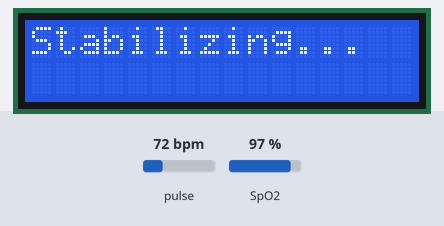
A sketch run on a simulated ESP32. On the bench: 16×2 character LCD. Inputs (shaded band) come from the test bench; at power-on: pulse 72 bpm, SpO2 97 %. WiFi joins after 1.5 s; servers stay silent unless stated; what the sketch prints to the serial monitor is not drawn.

Above: at 7.3 s.
7.4 s: pulse set to 42 bpm
At 11.5 s:
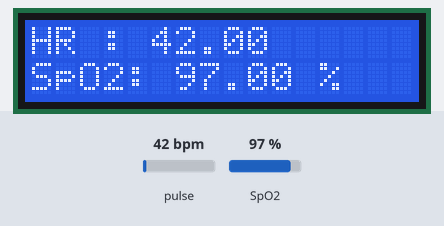
11.7 s: SpO2 set to 80 %
At 12.8 s:
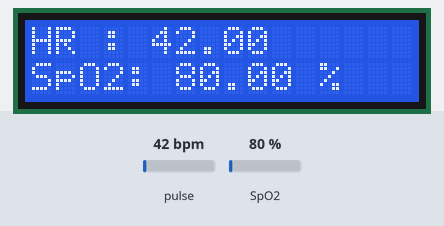
13.4 s: pulse set to 70 bpm
At 14.4 s:
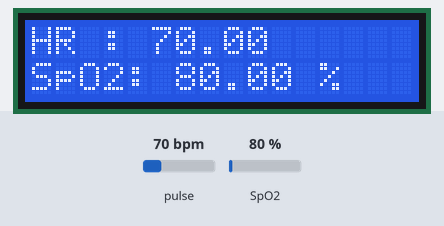
15.4 s: SpO2 set to 85 %
At 17.2 s:
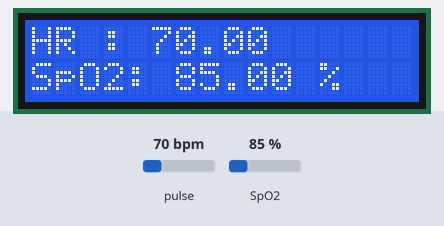
Timing chart, 0 to 18.4 s (numbered marks = the images above; inputs shaded):
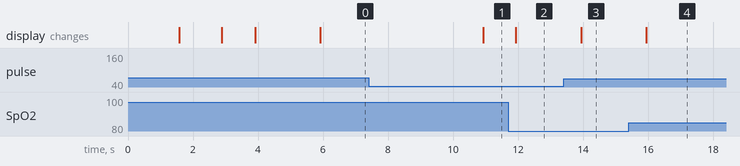

The sketch:

sleep_guardian.ino
```cpp
/***************************************************
 *  Sleep Guardian – Smart Sleep Monitoring System
 *  Board  : ESP32
 *  Sensor : MAX30100
 *  Cloud  : Blynk IoT
 *
 *  NOTE:
 *  - Replace WiFi credentials & Blynk Auth Token
 *  - Do NOT expose real tokens on GitHub
 ***************************************************/

#define BLYNK_TEMPLATE_ID   "TMPL3Km5CfU3Y"
#define BLYNK_TEMPLATE_NAME "MAX30100 Pulse Oximeter"
#define BLYNK_AUTH_TOKEN    "YOUR_BLYNK_AUTH_TOKEN"

#include <Wire.h>
#include "MAX30100_PulseOximeter.h"
#include <WiFi.h>
#include <BlynkSimpleEsp32.h>
#include <LiquidCrystal_I2C.h>

LiquidCrystal_I2C lcd(0x27, 16, 2);

// -------------------- WiFi Credentials --------------------
char auth[] = BLYNK_AUTH_TOKEN;
char ssid[] = "YOUR_WIFI_NAME";
char pass[] = "YOUR_WIFI_PASSWORD";

// -------------------- Objects --------------------
PulseOximeter pox;

// -------------------- Timers & Flags --------------------
unsigned long tsLastReport = 0;
unsigned long fingerDetectedTime = 0;
bool fingerPlaced = false;

// -------------------- Blynk Virtual Pins --------------------
#define VIRTUAL_HR     V0
#define VIRTUAL_SPO2   V1
#define V2_DISEASE     V2
#define V3_STAGE       V3
#define V4_AVGHR       V4

// -------------------- HR Average --------------------
float hrSum = 0;
int hrCount = 0;

// -------------------- Alert Timers --------------------
unsigned long lowHR_start = 0;
unsigned long highHR_start = 0;

// -------------------- Sleep Timer --------------------
unsigned long sleepStart = 0;
bool sleepTimerStarted = false;

// -------------------- Reconnect Timers --------------------
unsigned long wifiRetryTimer = 0;
unsigned long blynkRetryTimer = 0;


// -------------------- Non-Blocking WiFi --------------------
void connectWiFiNonBlocking() {
  if (WiFi.status() != WL_CONNECTED) {
    lcd.clear();
    lcd.print("WiFi Lost");

    if (millis() - wifiRetryTimer > 3000) {
      WiFi.begin(ssid, pass);
      wifiRetryTimer = millis();
    }
  }
}

// -------------------- Non-Blocking Blynk --------------------
void connectBlynkNonBlocking() {
  if (!Blynk.connected()) {
    lcd.clear();
    lcd.print("Blynk Lost");

    if (millis() - blynkRetryTimer > 3000) {
      Blynk.connect();
      blynkRetryTimer = millis();
    }
  }
}


// -------------------- Setup --------------------
void setup() {
  Serial.begin(115200);
  Wire.begin(21, 22);

  lcd.init();
  lcd.backlight();

  // WiFi
  WiFi.begin(ssid, pass);
  while (WiFi.status() != WL_CONNECTED) {
    delay(300);
  }
  lcd.clear();
  lcd.print("WiFi OK");
  delay(1000);

  // Blynk
  Blynk.config(auth);
  while (!Blynk.connect()) {
    delay(300);
  }
  lcd.clear();
  lcd.print("Blynk OK");
  delay(1000);

  // Sensor
  if (!pox.begin()) {
    lcd.clear();
    lcd.print("Sensor Error!");
    while (1);
  }

  pox.setIRLedCurrent(MAX30100_LED_CURR_24MA);

  lcd.clear();
  lcd.print("Place Finger");

  Blynk.virtualWrite(V3_STAGE, "Going on");

  Serial.println("Setup Complete");
}


// -------------------- Extra Logic --------------------
void processExtraLogic(float hr) {

  // Average HR
  if (hr > 40 && hr < 180) {
    hrSum += hr;
    hrCount++;

    float avgHR = hrSum / hrCount;
    Blynk.virtualWrite(V4_AVGHR, avgHR);
  }

  // Bradycardia
  if (hr < 45 && hr > 0) {
    if (!lowHR_start) lowHR_start = millis();

    if (millis() - lowHR_start >= 180000) {
      Blynk.logEvent("bradyalert", "Low Heart Rate Detected");
      lowHR_start = 0;
    }
  } else {
    lowHR_start = 0;
  }

  // Tachycardia
  if (hr > 120) {
    if (!highHR_start) highHR_start = millis();

    if (millis() - highHR_start >= 180000) {
      Blynk.logEvent("tachyalert", "High Heart Rate Detected");
      highHR_start = 0;
    }
  } else {
    highHR_start = 0;
  }

  // Sleep Stage Detection
  if (!sleepTimerStarted && hr > 40) {
    sleepStart = millis();
    sleepTimerStarted = true;
  }

  if (sleepTimerStarted && hrCount > 0) {
    if (millis() - sleepStart >= 5UL * 60UL * 60UL * 1000UL) {

      float finalAvg = hrSum / hrCount;

      if (finalAvg < 55)
        Blynk.virtualWrite(V3_STAGE, "Deep Sleep");
      else if (finalAvg < 65)
        Blynk.virtualWrite(V3_STAGE, "Light Sleep");
      else
        Blynk.virtualWrite(V3_STAGE, "REM Sleep");
    }
  }
}


// -------------------- Loop --------------------
void loop() {

  connectWiFiNonBlocking();
  connectBlynkNonBlocking();

  pox.update();
  if (Blynk.connected()) Blynk.run();

  if (millis() - tsLastReport > 1000) {
    tsLastReport = millis();

    float hr = pox.getHeartRate();
    float spo2 = pox.getSpO2();

    if (hr > 0) {

      if (!fingerPlaced) {
        fingerPlaced = true;
        fingerDetectedTime = millis();
        lcd.clear();
        lcd.print("Stabilizing...");
      }

      if (millis() - fingerDetectedTime > 5000) {

        Blynk.virtualWrite(VIRTUAL_HR, hr);
        Blynk.virtualWrite(VIRTUAL_SPO2, spo2);

        lcd.clear();
        lcd.setCursor(0, 0);
        lcd.print("HR : ");
        lcd.print(hr);

        lcd.setCursor(0, 1);
        lcd.print("SpO2: ");
        lcd.print(spo2);
        lcd.print(" %");

        processExtraLogic(hr);
      }
    }
    else {
      fingerPlaced = false;

      lcd.clear();
      lcd.print("Place Finger");

      Blynk.virtualWrite(VIRTUAL_HR, 0);
      Blynk.virtualWrite(VIRTUAL_SPO2, 0);
    }
  }
}
```

Measured:
- after the input at 7.4 s, the display: changes after 3.5 s (image 1)
- after the input at 11.7 s, the display: changes after 0.24 s (image 2)
- after the input at 13.4 s, the display: changes after 0.54 s (image 3)
- after the input at 15.4 s, the display: changes after 0.54 s (image 4)
